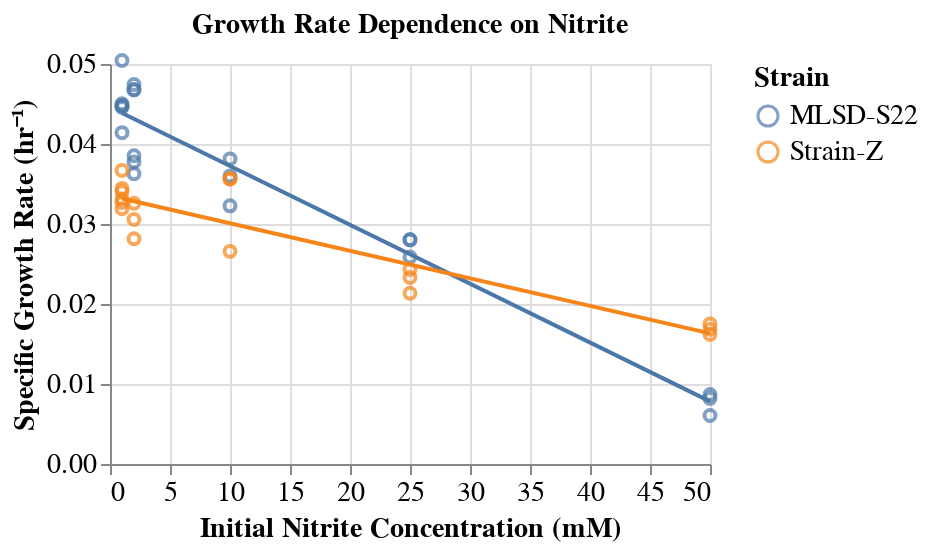

Notebook cell for this chart:
### Code cell
chart = alt.Chart(data=growth_rate_df[growth_rate_df.Method=='Cell-count-based']).mark_point().encode(
    alt.X('Nitrite_mM', scale=alt.Scale(domain=[0,50]), title='Initial Nitrite Concentration (mM)'),
    alt.Y('Growth_rate:Q', title='Specific Growth Rate (hr\u207B\u00B9)', scale=alt.Scale(domain=[0,0.05])),
    alt.Color('Strain:N'))

figure = (chart + chart.transform_regression('Nitrite_mM', 'Growth_rate', groupby=['Strain']).mark_line()).properties(
    width=300, height=200, title='Growth Rate Dependence on Nitrite').configure_axis(
    labelFontSize=14, titleFontSize=14).configure_title(fontSize=14).configure_legend(labelFontSize=14, titleFontSize=14)
figure.save('figures/NO2_growth_rate_regression.svg')
figure

### Figure 1 — Vega-Lite specification as saved in the notebook (floating-point values rounded to 4 significant figures)
{"config": {"view": {"continuousWidth": 300, "continuousHeight": 300}, "axis": {"labelFontSize": 14, "titleFontSize": 14}, "legend": {"labelFontSize": 14, "titleFontSize": 14}, "title": {"fontSize": 14}}, "layer": [{"mark": {"type": "point"}, "encoding": {"color": {"field": "Strain", "type": "nominal"}, "x": {"field": "Nitrite_mM", "scale": {"domain": [0, 50]}, "title": "Initial Nitrite Concentration (mM)", "type": "quantitative"}, "y": {"field": "Growth_rate", "scale": {"domain": [0, 0.05]}, "title": "Specific Growth Rate (hr⁻¹)", "type": "quantitative"}}}, {"mark": {"type": "line"}, "encoding": {"color": {"field": "Strain", "type": "nominal"}, "x": {"field": "Nitrite_mM", "scale": {"domain": [0, 50]}, "title": "Initial Nitrite Concentration (mM)", "type": "quantitative"}, "y": {"field": "Growth_rate", "scale": {"domain": [0, 0.05]}, "title": "Specific Growth Rate (hr⁻¹)", "type": "quantitative"}}, "transform": [{"on": "Nitrite_mM", "regression": "Growth_rate", "groupby": ["Strain"]}]}], "data": {"name": "data-71a5d80b4c0a52f7379cce6ad5c5b4fb"}, "height": 200, "title": "Growth Rate Dependence on Nitrite", "width": 300, "$schema": "https://vega.github.io/schema/vega-lite/v5.8.0.json", "datasets": {"data-71a5d80b4c0a52f7379cce6ad5c5b4fb": [{"Strain": "MLSD-S22", "Nitrite_mM": 1, "Replicate": 1, "Growth_rate": 0.04474, "Method": "Cell-count-based"}, {"Strain": "MLSD-S22", "Nitrite_mM": 1, "Replicate": 2, "Growth_rate": 0.04457, "Method": "Cell-count-based"}, {"Strain": "MLSD-S22", "Nitrite_mM": 1, "Replicate": 3, "Growth_rate": 0.04483, "Method": "Cell-count-based"}, {"Strain": "MLSD-S22", "Nitrite_mM": 1, "Replicate": 4, "Growth_rate": 0.04142, "Method": "Cell-count-based"}, {"Strain": "MLSD-S22", "Nitrite_mM": 1, "Replicate": 5, "Growth_rate": 0.04503, "Method": "Cell-count-based"}, {"Strain": "MLSD-S22", "Nitrite_mM": 1, "Replicate": 6, "Growth_rate": 0.05044, "Method": "Cell-count-based"}, {"Strain": "MLSD-S22", "Nitrite_mM": 2, "Replicate": 1, "Growth_rate": 0.03853, "Method": "Cell-count-based"}, {"Strain": "MLSD-S22", "Nitrite_mM": 2, "Replicate": 2, "Growth_rate": 0.03774, "Method": "Cell-count-based"}, {"Strain": "MLSD-S22", "Nitrite_mM": 2, "Replicate": 3, "Growth_rate": 0.03629, "Method": "Cell-count-based"}, {"Strain": "MLSD-S22", "Nitrite_mM": 2, "Replicate": 4, "Growth_rate": 0.04744, "Method": "Cell-count-based"}, {"Strain": "MLSD-S22", "Nitrite_mM": 2, "Replicate": 5, "Growth_rate": 0.0468, "Method": "Cell-count-based"}, {"Strain": "MLSD-S22", "Nitrite_mM": 2, "Replicate": 6, "Growth_rate": 0.04675, "Method": "Cell-count-based"}, {"Strain": "MLSD-S22", "Nitrite_mM": 10, "Replicate": 1, "Growth_rate": 0.03227, "Method": "Cell-count-based"}, {"Strain": "MLSD-S22", "Nitrite_mM": 10, "Replicate": 2, "Growth_rate": 0.03599, "Method": "Cell-count-based"}, {"Strain": "MLSD-S22", "Nitrite_mM": 10, "Replicate": 3, "Growth_rate": 0.03814, "Method": "Cell-count-based"}, {"Strain": "MLSD-S22", "Nitrite_mM": 25, "Replicate": 1, "Growth_rate": 0.02802, "Method": "Cell-count-based"}, {"Strain": "MLSD-S22", "Nitrite_mM": 25, "Replicate": 2, "Growth_rate": 0.02803, "Method": "Cell-count-based"}, {"Strain": "MLSD-S22", "Nitrite_mM": 25, "Replicate": 3, "Growth_rate": 0.02588, "Method": "Cell-count-based"}, {"Strain": "MLSD-S22", "Nitrite_mM": 50, "Replicate": 1, "Growth_rate": 0.008207, "Method": "Cell-count-based"}, {"Strain": "MLSD-S22", "Nitrite_mM": 50, "Replicate": 2, "Growth_rate": 0.008696, "Method": "Cell-count-based"}, {"Strain": "MLSD-S22", "Nitrite_mM": 50, "Replicate": 3, "Growth_rate": 0.00606, "Method": "Cell-count-based"}, {"Strain": "Strain-Z", "Nitrite_mM": 1, "Replicate": 1, "Growth_rate": 0.03403, "Method": "Cell-count-based"}, {"Strain": "Strain-Z", "Nitrite_mM": 1, "Replicate": 2, "Growth_rate": 0.03191, "Method": "Cell-count-based"}, {"Strain": "Strain-Z", "Nitrite_mM": 1, "Replicate": 3, "Growth_rate": 0.03445, "Method": "Cell-count-based"}, {"Strain": "Strain-Z", "Nitrite_mM": 1, "Replicate": 4, "Growth_rate": 0.03268, "Method": "Cell-count-based"}, {"Strain": "Strain-Z", "Nitrite_mM": 1, "Replicate": 5, "Growth_rate": 0.0367, "Method": "Cell-count-based"}, {"Strain": "Strain-Z", "Nitrite_mM": 1, "Replicate": 6, "Growth_rate": 0.03313, "Method": "Cell-count-based"}, {"Strain": "Strain-Z", "Nitrite_mM": 2, "Replicate": 1, "Growth_rate": 0.03056, "Method": "Cell-count-based"}, {"Strain": "Strain-Z", "Nitrite_mM": 2, "Replicate": 2, "Growth_rate": 0.0326, "Method": "Cell-count-based"}, {"Strain": "Strain-Z", "Nitrite_mM": 2, "Replicate": 3, "Growth_rate": 0.02815, "Method": "Cell-count-based"}, {"Strain": "Strain-Z", "Nitrite_mM": 10, "Replicate": 1, "Growth_rate": 0.02658, "Method": "Cell-count-based"}, {"Strain": "Strain-Z", "Nitrite_mM": 10, "Replicate": 2, "Growth_rate": 0.03563, "Method": "Cell-count-based"}, {"Strain": "Strain-Z", "Nitrite_mM": 10, "Replicate": 3, "Growth_rate": 0.03566, "Method": "Cell-count-based"}, {"Strain": "Strain-Z", "Nitrite_mM": 25, "Replicate": 1, "Growth_rate": 0.02135, "Method": "Cell-count-based"}, {"Strain": "Strain-Z", "Nitrite_mM": 25, "Replicate": 2, "Growth_rate": 0.02431, "Method": "Cell-count-based"}, {"Strain": "Strain-Z", "Nitrite_mM": 25, "Replicate": 3, "Growth_rate": 0.0233, "Method": "Cell-count-based"}, {"Strain": "Strain-Z", "Nitrite_mM": 50, "Replicate": 1, "Growth_rate": 0.0162, "Method": "Cell-count-based"}, {"Strain": "Strain-Z", "Nitrite_mM": 50, "Replicate": 2, "Growth_rate": 0.01752, "Method": "Cell-count-based"}, {"Strain": "Strain-Z", "Nitrite_mM": 50, "Replicate": 3, "Growth_rate": 0.01684, "Method": "Cell-count-based"}]}}
